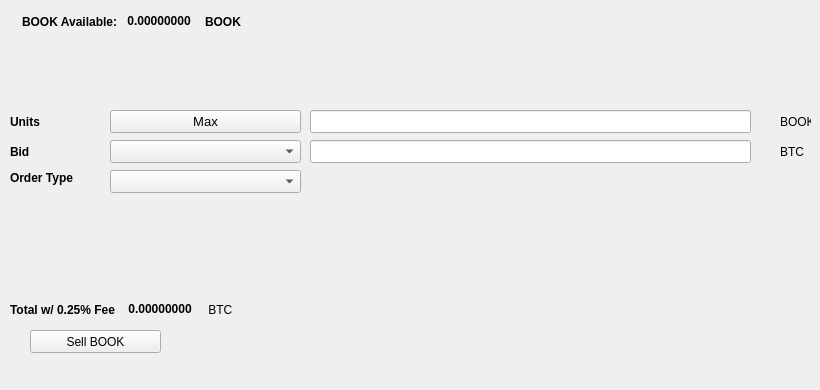
   <widget class="QWidget" name="SellTab">
    <attribute name="title">
     <string>Sell</string>
    </attribute>
    <widget class="QLabel" name="label_16">
     <property name="geometry">
      <rect>
       <x>780</x>
       <y>140</y>
       <width>31</width>
       <height>23</height>
      </rect>
     </property>
     <property name="text">
      <string>BTC</string>
     </property>
    </widget>
    <widget class="QComboBox" name="SellBidcomboBox">
     <property name="geometry">
      <rect>
       <x>110</x>
       <y>140</y>
       <width>191</width>
       <height>23</height>
      </rect>
     </property>
     <property name="font">
      <font>
       <pointsize>10</pointsize>
      </font>
     </property>
    </widget>
    <widget class="QLabel" name="label_18">
     <property name="geometry">
      <rect>
       <x>10</x>
       <y>110</y>
       <width>46</width>
       <height>23</height>
      </rect>
     </property>
     <property name="font">
      <font>
       <weight>75</weight>
       <bold>true</bold>
      </font>
     </property>
     <property name="text">
      <string>Units</string>
     </property>
    </widget>
    <widget class="QPushButton" name="Sell_Max_Amount">
     <property name="geometry">
      <rect>
       <x>110</x>
       <y>110</y>
       <width>191</width>
       <height>23</height>
      </rect>
     </property>
     <property name="font">
      <font>
       <pointsize>10</pointsize>
      </font>
     </property>
     <property name="text">
      <string>Max</string>
     </property>
    </widget>
    <widget class="QLabel" name="label_20">
     <property name="geometry">
      <rect>
       <x>10</x>
       <y>170</y>
       <width>91</width>
       <height>16</height>
      </rect>
     </property>
     <property name="font">
      <font>
       <weight>75</weight>
       <bold>true</bold>
      </font>
     </property>
     <property name="text">
      <string>Order Type</string>
     </property>
    </widget>
    <widget class="QComboBox" name="SellOrdertypeCombo">
     <property name="geometry">
      <rect>
       <x>110</x>
       <y>170</y>
       <width>191</width>
       <height>23</height>
      </rect>
     </property>
     <property name="font">
      <font>
       <pointsize>10</pointsize>
      </font>
     </property>
    </widget>
    <widget class="QLabel" name="label_21">
     <property name="geometry">
      <rect>
       <x>10</x>
       <y>140</y>
       <width>46</width>
       <height>23</height>
      </rect>
     </property>
     <property name="font">
      <font>
       <weight>75</weight>
       <bold>true</bold>
      </font>
     </property>
     <property name="text">
      <string>Bid</string>
     </property>
    </widget>
    <widget class="QLabel" name="label_22">
     <property name="geometry">
      <rect>
       <x>780</x>
       <y>110</y>
       <width>31</width>
       <height>23</height>
      </rect>
     </property>
     <property name="text">
      <string>BOOK</string>
     </property>
    </widget>
    <widget class="QLineEdit" name="UnitsInputBOOK">
     <property name="geometry">
      <rect>
       <x>310</x>
       <y>110</y>
       <width>441</width>
       <height>23</height>
      </rect>
     </property>
     <property name="font">
      <font>
       <pointsize>9</pointsize>
       <weight>75</weight>
       <bold>true</bold>
      </font>
     </property>
    </widget>
    <widget class="QLineEdit" name="SellBidPriceEdit">
     <property name="geometry">
      <rect>
       <x>310</x>
       <y>140</y>
       <width>441</width>
       <height>23</height>
      </rect>
     </property>
     <property name="font">
      <font>
       <pointsize>9</pointsize>
       <weight>75</weight>
       <bold>true</bold>
      </font>
     </property>
    </widget>
    <widget class="QPushButton" name="SellBOOKBTN">
     <property name="geometry">
      <rect>
       <x>30</x>
       <y>330</y>
       <width>131</width>
       <height>23</height>
      </rect>
     </property>
     <property name="text">
      <string>Sell BOOK</string>
     </property>
     <property name="icon">
      <iconset resource="../vibook">
       <normaloff>:/icons/bitcoin</normaloff>:/icons/bitcoin</iconset>
     </property>
    </widget>
    <widget class="QWidget" name="layoutWidget3">
     <property name="geometry">
      <rect>
       <x>22</x>
       <y>12</y>
       <width>258</width>
       <height>19</height>
      </rect>
     </property>
     <layout class="QHBoxLayout" name="horizontalLayout">
      <item>
       <widget class="QLabel" name="label232_2">
        <property name="font">
         <font>
          <weight>75</weight>
          <bold>true</bold>
         </font>
        </property>
        <property name="text">
         <string>BOOK Available:</string>
        </property>
       </widget>
      </item>
      <item>
       <widget class="QLabel" name="BOOKAvailableLabel">
        <property name="palette">
         <palette>
          <active>
           <colorrole role="WindowText">
            <brush brushstyle="SolidPattern">
             <color alpha="255">
              <red>0</red>
              <green>0</green>
              <blue>0</blue>
             </color>
            </brush>
           </colorrole>
           <colorrole role="Button">
            <brush brushstyle="SolidPattern">
             <color alpha="255">
              <red>0</red>
              <green>170</green>
              <blue>0</blue>
             </color>
            </brush>
           </colorrole>
           <colorrole role="Light">
            <brush brushstyle="SolidPattern">
             <color alpha="255">
              <red>0</red>
              <green>255</green>
              <blue>0</blue>
             </color>
            </brush>
           </colorrole>
           <colorrole role="Midlight">
            <brush brushstyle="SolidPattern">
             <color alpha="255">
              <red>0</red>
              <green>212</green>
              <blue>0</blue>
             </color>
            </brush>
           </colorrole>
           <colorrole role="Dark">
            <brush brushstyle="SolidPattern">
             <color alpha="255">
              <red>0</red>
              <green>85</green>
              <blue>0</blue>
             </color>
            </brush>
           </colorrole>
           <colorrole role="Mid">
            <brush brushstyle="SolidPattern">
             <color alpha="255">
              <red>0</red>
              <green>113</green>
              <blue>0</blue>
             </color>
            </brush>
           </colorrole>
           <colorrole role="Text">
            <brush brushstyle="SolidPattern">
             <color alpha="255">
              <red>0</red>
              <green>170</green>
              <blue>0</blue>
             </color>
            </brush>
           </colorrole>
           <colorrole role="BrightText">
            <brush brushstyle="SolidPattern">
             <color alpha="255">
              <red>255</red>
              <green>255</green>
              <blue>255</blue>
             </color>
            </brush>
           </colorrole>
           <colorrole role="ButtonText">
            <brush brushstyle="SolidPattern">
             <color alpha="255">
              <red>0</red>
              <green>0</green>
              <blue>0</blue>
             </color>
            </brush>
           </colorrole>
           <colorrole role="Base">
            <brush brushstyle="SolidPattern">
             <color alpha="255">
              <red>255</red>
              <green>255</green>
              <blue>255</blue>
             </color>
            </brush>
           </colorrole>
           <colorrole role="Window">
            <brush brushstyle="SolidPattern">
             <color alpha="255">
              <red>0</red>
              <green>170</green>
              <blue>0</blue>
             </color>
            </brush>
           </colorrole>
           <colorrole role="Shadow">
            <brush brushstyle="SolidPattern">
             <color alpha="255">
              <red>0</red>
              <green>0</green>
              <blue>0</blue>
             </color>
            </brush>
           </colorrole>
           <colorrole role="AlternateBase">
            <brush brushstyle="SolidPattern">
             <color alpha="255">
              <red>127</red>
              <green>212</green>
              <blue>127</blue>
             </color>
            </brush>
           </colorrole>
           <colorrole role="ToolTipBase">
            <brush brushstyle="SolidPattern">
             <color alpha="255">
              <red>255</red>
              <green>255</green>
              <blue>220</blue>
             </color>
            </brush>
           </colorrole>
           <colorrole role="ToolTipText">
            <brush brushstyle="SolidPattern">
             <color alpha="255">
              <red>0</red>
              <green>0</green>
              <blue>0</blue>
             </color>
            </brush>
           </colorrole>
          </active>
          <inactive>
           <colorrole role="WindowText">
            <brush brushstyle="SolidPattern">
             <color alpha="255">
              <red>0</red>
              <green>0</green>
              <blue>0</blue>
             </color>
            </brush>
           </colorrole>
           <colorrole role="Button">
            <brush brushstyle="SolidPattern">
             <color alpha="255">
              <red>0</red>
              <green>170</green>
              <blue>0</blue>
             </color>
            </brush>
           </colorrole>
           <colorrole role="Light">
            <brush brushstyle="SolidPattern">
             <color alpha="255">
              <red>0</red>
              <green>255</green>
              <blue>0</blue>
             </color>
            </brush>
           </colorrole>
           <colorrole role="Midlight">
            <brush brushstyle="SolidPattern">
             <color alpha="255">
              <red>0</red>
              <green>212</green>
              <blue>0</blue>
             </color>
            </brush>
           </colorrole>
           <colorrole role="Dark">
            <brush brushstyle="SolidPattern">
             <color alpha="255">
              <red>0</red>
              <green>85</green>
              <blue>0</blue>
             </color>
            </brush>
           </colorrole>
           <colorrole role="Mid">
            <brush brushstyle="SolidPattern">
             <color alpha="255">
              <red>0</red>
              <green>113</green>
              <blue>0</blue>
             </color>
            </brush>
           </colorrole>
           <colorrole role="Text">
            <brush brushstyle="SolidPattern">
             <color alpha="255">
              <red>0</red>
              <green>170</green>
              <blue>0</blue>
             </color>
            </brush>
           </colorrole>
           <colorrole role="BrightText">
            <brush brushstyle="SolidPattern">
             <color alpha="255">
              <red>255</red>
              <green>255</green>
              <blue>255</blue>
             </color>
            </brush>
           </colorrole>
           <colorrole role="ButtonText">
            <brush brushstyle="SolidPattern">
             <color alpha="255">
              <red>0</red>
              <green>0</green>
              <blue>0</blue>
             </color>
            </brush>
           </colorrole>
           <colorrole role="Base">
            <brush brushstyle="SolidPattern">
             <color alpha="255">
              <red>255</red>
              <green>255</green>
              <blue>255</blue>
             </color>
            </brush>
           </colorrole>
           <colorrole role="Window">
            <brush brushstyle="SolidPattern">
             <color alpha="255">
              <red>0</red>
              <green>170</green>
              <blue>0</blue>
             </color>
            </brush>
           </colorrole>
           <colorrole role="Shadow">
            <brush brushstyle="SolidPattern">
             <color alpha="255">
              <red>0</red>
              <green>0</green>
              <blue>0</blue>
             </color>
            </brush>
           </colorrole>
           <colorrole role="AlternateBase">
            <brush brushstyle="SolidPattern">
             <color alpha="255">
              <red>127</red>
              <green>212</green>
              <blue>127</blue>
             </color>
            </brush>
           </colorrole>
           <colorrole role="ToolTipBase">
            <brush brushstyle="SolidPattern">
             <color alpha="255">
              <red>255</red>
              <green>255</green>
              <blue>220</blue>
             </color>
            </brush>
           </colorrole>
           <colorrole role="ToolTipText">
            <brush brushstyle="SolidPattern">
             <color alpha="255">
              <red>0</red>
              <green>0</green>
              <blue>0</blue>
             </color>
            </brush>
           </colorrole>
          </inactive>
          <disabled>
           <colorrole role="WindowText">
            <brush brushstyle="SolidPattern">
             <color alpha="255">
              <red>0</red>
              <green>85</green>
              <blue>0</blue>
             </color>
            </brush>
           </colorrole>
           <colorrole role="Button">
            <brush brushstyle="SolidPattern">
             <color alpha="255">
              <red>0</red>
              <green>170</green>
              <blue>0</blue>
             </color>
            </brush>
           </colorrole>
           <colorrole role="Light">
            <brush brushstyle="SolidPattern">
             <color alpha="255">
              <red>0</red>
              <green>255</green>
              <blue>0</blue>
             </color>
            </brush>
           </colorrole>
           <colorrole role="Midlight">
            <brush brushstyle="SolidPattern">
             <color alpha="255">
              <red>0</red>
              <green>212</green>
              <blue>0</blue>
             </color>
            </brush>
           </colorrole>
           <colorrole role="Dark">
            <brush brushstyle="SolidPattern">
             <color alpha="255">
              <red>0</red>
              <green>85</green>
              <blue>0</blue>
             </color>
            </brush>
           </colorrole>
           <colorrole role="Mid">
            <brush brushstyle="SolidPattern">
             <color alpha="255">
              <red>0</red>
              <green>113</green>
              <blue>0</blue>
             </color>
            </brush>
           </colorrole>
           <colorrole role="Text">
            <brush brushstyle="SolidPattern">
             <color alpha="255">
              <red>0</red>
              <green>85</green>
              <blue>0</blue>
             </color>
            </brush>
           </colorrole>
           <colorrole role="BrightText">
            <brush brushstyle="SolidPattern">
             <color alpha="255">
              <red>255</red>
              <green>255</green>
              <blue>255</blue>
             </color>
            </brush>
           </colorrole>
           <colorrole role="ButtonText">
            <brush brushstyle="SolidPattern">
             <color alpha="255">
              <red>0</red>
              <green>85</green>
              <blue>0</blue>
             </color>
            </brush>
           </colorrole>
           <colorrole role="Base">
            <brush brushstyle="SolidPattern">
             <color alpha="255">
              <red>0</red>
              <green>170</green>
              <blue>0</blue>
             </color>
            </brush>
           </colorrole>
           <colorrole role="Window">
            <brush brushstyle="SolidPattern">
             <color alpha="255">
              <red>0</red>
              <green>170</green>
              <blue>0</blue>
             </color>
            </brush>
           </colorrole>
           <colorrole role="Shadow">
            <brush brushstyle="SolidPattern">
             <color alpha="255">
              <red>0</red>
              <green>0</green>
              <blue>0</blue>
             </color>
            </brush>
           </colorrole>
           <colorrole role="AlternateBase">
            <brush brushstyle="SolidPattern">
             <color alpha="255">
              <red>0</red>
              <green>170</green>
              <blue>0</blue>
             </color>
            </brush>
           </colorrole>
           <colorrole role="ToolTipBase">
            <brush brushstyle="SolidPattern">
             <color alpha="255">
              <red>255</red>
              <green>255</green>
              <blue>220</blue>
             </color>
            </brush>
           </colorrole>
           <colorrole role="ToolTipText">
            <brush brushstyle="SolidPattern">
             <color alpha="255">
              <red>0</red>
              <green>0</green>
              <blue>0</blue>
             </color>
            </brush>
           </colorrole>
          </disabled>
         </palette>
        </property>
        <property name="font">
         <font>
          <weight>75</weight>
          <bold>true</bold>
         </font>
        </property>
        <property name="text">
         <string> 0.00000000 </string>
        </property>
        <property name="textInteractionFlags">
         <set>Qt::LinksAccessibleByMouse|Qt::TextSelectableByKeyboard|Qt::TextSelectableByMouse</set>
        </property>
       </widget>
      </item>
      <item>
       <widget class="QLabel" name="labelBOOK">
        <property name="font">
         <font>
          <weight>75</weight>
          <bold>true</bold>
         </font>
        </property>
        <property name="text">
         <string>BOOK</string>
        </property>
       </widget>
      </item>
     </layout>
    </widget>
    <widget class="QWidget" name="layoutWidget">
     <property name="geometry">
      <rect>
       <x>10</x>
       <y>300</y>
       <width>268</width>
       <height>19</height>
      </rect>
     </property>
     <layout class="QHBoxLayout" name="horizontalLayout_2">
      <item>
       <widget class="QLabel" name="label_19">
        <property name="font">
         <font>
          <weight>75</weight>
          <bold>true</bold>
         </font>
        </property>
        <property name="text">
         <string>Total w/ 0.25% Fee </string>
        </property>
       </widget>
      </item>
      <item>
       <widget class="QLabel" name="SellCostLabel">
        <property name="palette">
         <palette>
          <active>
           <colorrole role="WindowText">
            <brush brushstyle="SolidPattern">
             <color alpha="255">
              <red>0</red>
              <green>0</green>
              <blue>0</blue>
             </color>
            </brush>
           </colorrole>
           <colorrole role="Button">
            <brush brushstyle="SolidPattern">
             <color alpha="255">
              <red>0</red>
              <green>170</green>
              <blue>0</blue>
             </color>
            </brush>
           </colorrole>
           <colorrole role="Light">
            <brush brushstyle="SolidPattern">
             <color alpha="255">
              <red>0</red>
              <green>255</green>
              <blue>0</blue>
             </color>
            </brush>
           </colorrole>
           <colorrole role="Midlight">
            <brush brushstyle="SolidPattern">
             <color alpha="255">
              <red>0</red>
              <green>212</green>
              <blue>0</blue>
             </color>
            </brush>
           </colorrole>
           <colorrole role="Dark">
            <brush brushstyle="SolidPattern">
             <color alpha="255">
              <red>0</red>
              <green>85</green>
              <blue>0</blue>
             </color>
            </brush>
           </colorrole>
           <colorrole role="Mid">
            <brush brushstyle="SolidPattern">
             <color alpha="255">
              <red>0</red>
              <green>113</green>
              <blue>0</blue>
             </color>
            </brush>
           </colorrole>
           <colorrole role="Text">
            <brush brushstyle="SolidPattern">
             <color alpha="255">
              <red>0</red>
              <green>170</green>
              <blue>0</blue>
             </color>
            </brush>
           </colorrole>
           <colorrole role="BrightText">
            <brush brushstyle="SolidPattern">
             <color alpha="255">
              <red>255</red>
              <green>255</green>
              <blue>255</blue>
             </color>
            </brush>
           </colorrole>
           <colorrole role="ButtonText">
            <brush brushstyle="SolidPattern">
             <color alpha="255">
              <red>0</red>
              <green>0</green>
              <blue>0</blue>
             </color>
            </brush>
           </colorrole>
           <colorrole role="Base">
            <brush brushstyle="SolidPattern">
             <color alpha="255">
              <red>255</red>
              <green>255</green>
              <blue>255</blue>
             </color>
            </brush>
           </colorrole>
           <colorrole role="Window">
            <brush brushstyle="SolidPattern">
             <color alpha="255">
              <red>0</red>
              <green>170</green>
              <blue>0</blue>
             </color>
            </brush>
           </colorrole>
           <colorrole role="Shadow">
            <brush brushstyle="SolidPattern">
             <color alpha="255">
              <red>0</red>
              <green>0</green>
              <blue>0</blue>
             </color>
            </brush>
           </colorrole>
           <colorrole role="AlternateBase">
            <brush brushstyle="SolidPattern">
             <color alpha="255">
              <red>127</red>
              <green>212</green>
              <blue>127</blue>
             </color>
            </brush>
           </colorrole>
           <colorrole role="ToolTipBase">
            <brush brushstyle="SolidPattern">
             <color alpha="255">
              <red>255</red>
              <green>255</green>
              <blue>220</blue>
             </color>
            </brush>
           </colorrole>
           <colorrole role="ToolTipText">
            <brush brushstyle="SolidPattern">
             <color alpha="255">
              <red>0</red>
              <green>0</green>
              <blue>0</blue>
             </color>
            </brush>
           </colorrole>
          </active>
          <inactive>
           <colorrole role="WindowText">
            <brush brushstyle="SolidPattern">
             <color alpha="255">
              <red>0</red>
              <green>0</green>
              <blue>0</blue>
             </color>
            </brush>
           </colorrole>
           <colorrole role="Button">
            <brush brushstyle="SolidPattern">
             <color alpha="255">
              <red>0</red>
              <green>170</green>
              <blue>0</blue>
             </color>
            </brush>
           </colorrole>
           <colorrole role="Light">
            <brush brushstyle="SolidPattern">
             <color alpha="255">
              <red>0</red>
              <green>255</green>
              <blue>0</blue>
             </color>
            </brush>
           </colorrole>
           <colorrole role="Midlight">
            <brush brushstyle="SolidPattern">
             <color alpha="255">
              <red>0</red>
              <green>212</green>
              <blue>0</blue>
             </color>
            </brush>
           </colorrole>
           <colorrole role="Dark">
            <brush brushstyle="SolidPattern">
             <color alpha="255">
              <red>0</red>
              <green>85</green>
              <blue>0</blue>
             </color>
            </brush>
           </colorrole>
           <colorrole role="Mid">
            <brush brushstyle="SolidPattern">
             <color alpha="255">
              <red>0</red>
              <green>113</green>
              <blue>0</blue>
             </color>
            </brush>
           </colorrole>
           <colorrole role="Text">
            <brush brushstyle="SolidPattern">
             <color alpha="255">
              <red>0</red>
              <green>170</green>
              <blue>0</blue>
             </color>
            </brush>
           </colorrole>
           <colorrole role="BrightText">
            <brush brushstyle="SolidPattern">
             <color alpha="255">
              <red>255</red>
              <green>255</green>
              <blue>255</blue>
             </color>
            </brush>
           </colorrole>
           <colorrole role="ButtonText">
            <brush brushstyle="SolidPattern">
             <color alpha="255">
              <red>0</red>
              <green>0</green>
              <blue>0</blue>
             </color>
            </brush>
           </colorrole>
           <colorrole role="Base">
            <brush brushstyle="SolidPattern">
             <color alpha="255">
              <red>255</red>
              <green>255</green>
              <blue>255</blue>
             </color>
            </brush>
           </colorrole>
           <colorrole role="Window">
            <brush brushstyle="SolidPattern">
             <color alpha="255">
              <red>0</red>
              <green>170</green>
              <blue>0</blue>
             </color>
            </brush>
           </colorrole>
           <colorrole role="Shadow">
            <brush brushstyle="SolidPattern">
             <color alpha="255">
              <red>0</red>
              <green>0</green>
              <blue>0</blue>
             </color>
            </brush>
           </colorrole>
           <colorrole role="AlternateBase">
            <brush brushstyle="SolidPattern">
             <color alpha="255">
              <red>127</red>
              <green>212</green>
              <blue>127</blue>
             </color>
            </brush>
           </colorrole>
           <colorrole role="ToolTipBase">
            <brush brushstyle="SolidPattern">
             <color alpha="255">
              <red>255</red>
              <green>255</green>
              <blue>220</blue>
             </color>
            </brush>
           </colorrole>
           <colorrole role="ToolTipText">
            <brush brushstyle="SolidPattern">
             <color alpha="255">
              <red>0</red>
              <green>0</green>
              <blue>0</blue>
             </color>
            </brush>
           </colorrole>
          </inactive>
          <disabled>
           <colorrole role="WindowText">
            <brush brushstyle="SolidPattern">
             <color alpha="255">
              <red>0</red>
              <green>85</green>
              <blue>0</blue>
             </color>
            </brush>
           </colorrole>
           <colorrole role="Button">
            <brush brushstyle="SolidPattern">
             <color alpha="255">
              <red>0</red>
              <green>170</green>
              <blue>0</blue>
             </color>
            </brush>
           </colorrole>
           <colorrole role="Light">
            <brush brushstyle="SolidPattern">
             <color alpha="255">
              <red>0</red>
              <green>255</green>
              <blue>0</blue>
             </color>
            </brush>
           </colorrole>
           <colorrole role="Midlight">
            <brush brushstyle="SolidPattern">
             <color alpha="255">
              <red>0</red>
              <green>212</green>
              <blue>0</blue>
             </color>
            </brush>
           </colorrole>
           <colorrole role="Dark">
            <brush brushstyle="SolidPattern">
             <color alpha="255">
              <red>0</red>
              <green>85</green>
              <blue>0</blue>
             </color>
            </brush>
           </colorrole>
           <colorrole role="Mid">
            <brush brushstyle="SolidPattern">
             <color alpha="255">
              <red>0</red>
              <green>113</green>
              <blue>0</blue>
             </color>
            </brush>
           </colorrole>
           <colorrole role="Text">
            <brush brushstyle="SolidPattern">
             <color alpha="255">
              <red>0</red>
              <green>85</green>
              <blue>0</blue>
             </color>
            </brush>
           </colorrole>
           <colorrole role="BrightText">
            <brush brushstyle="SolidPattern">
             <color alpha="255">
              <red>255</red>
              <green>255</green>
              <blue>255</blue>
             </color>
            </brush>
           </colorrole>
           <colorrole role="ButtonText">
            <brush brushstyle="SolidPattern">
             <color alpha="255">
              <red>0</red>
              <green>85</green>
              <blue>0</blue>
             </color>
            </brush>
           </colorrole>
           <colorrole role="Base">
            <brush brushstyle="SolidPattern">
             <color alpha="255">
              <red>0</red>
              <green>170</green>
              <blue>0</blue>
             </color>
            </brush>
           </colorrole>
           <colorrole role="Window">
            <brush brushstyle="SolidPattern">
             <color alpha="255">
              <red>0</red>
              <green>170</green>
              <blue>0</blue>
             </color>
            </brush>
           </colorrole>
           <colorrole role="Shadow">
            <brush brushstyle="SolidPattern">
             <color alpha="255">
              <red>0</red>
              <green>0</green>
              <blue>0</blue>
             </color>
            </brush>
           </colorrole>
           <colorrole role="AlternateBase">
            <brush brushstyle="SolidPattern">
             <color alpha="255">
              <red>0</red>
              <green>170</green>
              <blue>0</blue>
             </color>
            </brush>
           </colorrole>
           <colorrole role="ToolTipBase">
            <brush brushstyle="SolidPattern">
             <color alpha="255">
              <red>255</red>
              <green>255</green>
              <blue>220</blue>
             </color>
            </brush>
           </colorrole>
           <colorrole role="ToolTipText">
            <brush brushstyle="SolidPattern">
             <color alpha="255">
              <red>0</red>
              <green>0</green>
              <blue>0</blue>
             </color>
            </brush>
           </colorrole>
          </disabled>
         </palette>
        </property>
        <property name="font">
         <font>
          <weight>75</weight>
          <bold>true</bold>
         </font>
        </property>
        <property name="autoFillBackground">
         <bool>false</bool>
        </property>
        <property name="text">
         <string> 0.00000000</string>
        </property>
        <property name="textInteractionFlags">
         <set>Qt::LinksAccessibleByMouse|Qt::TextSelectableByMouse</set>
        </property>
       </widget>
      </item>
      <item>
       <widget class="QLabel" name="label_17">
        <property name="font">
         <font>
          <weight>50</weight>
          <bold>false</bold>
         </font>
        </property>
        <property name="text">
         <string> BTC</string>
        </property>
       </widget>
      </item>
     </layout>
    </widget>
    <widget class="QLabel" name="label_23">
     <property name="geometry">
      <rect>
       <x>460</x>
       <y>300</y>
       <width>281</width>
       <height>81</height>
      </rect>
     </property>
     <property name="text">
      <string/>
     </property>
     <property name="pixmap">
      <pixmap>:/images/bittrex</pixmap>
     </property>
    </widget>
   </widget>
